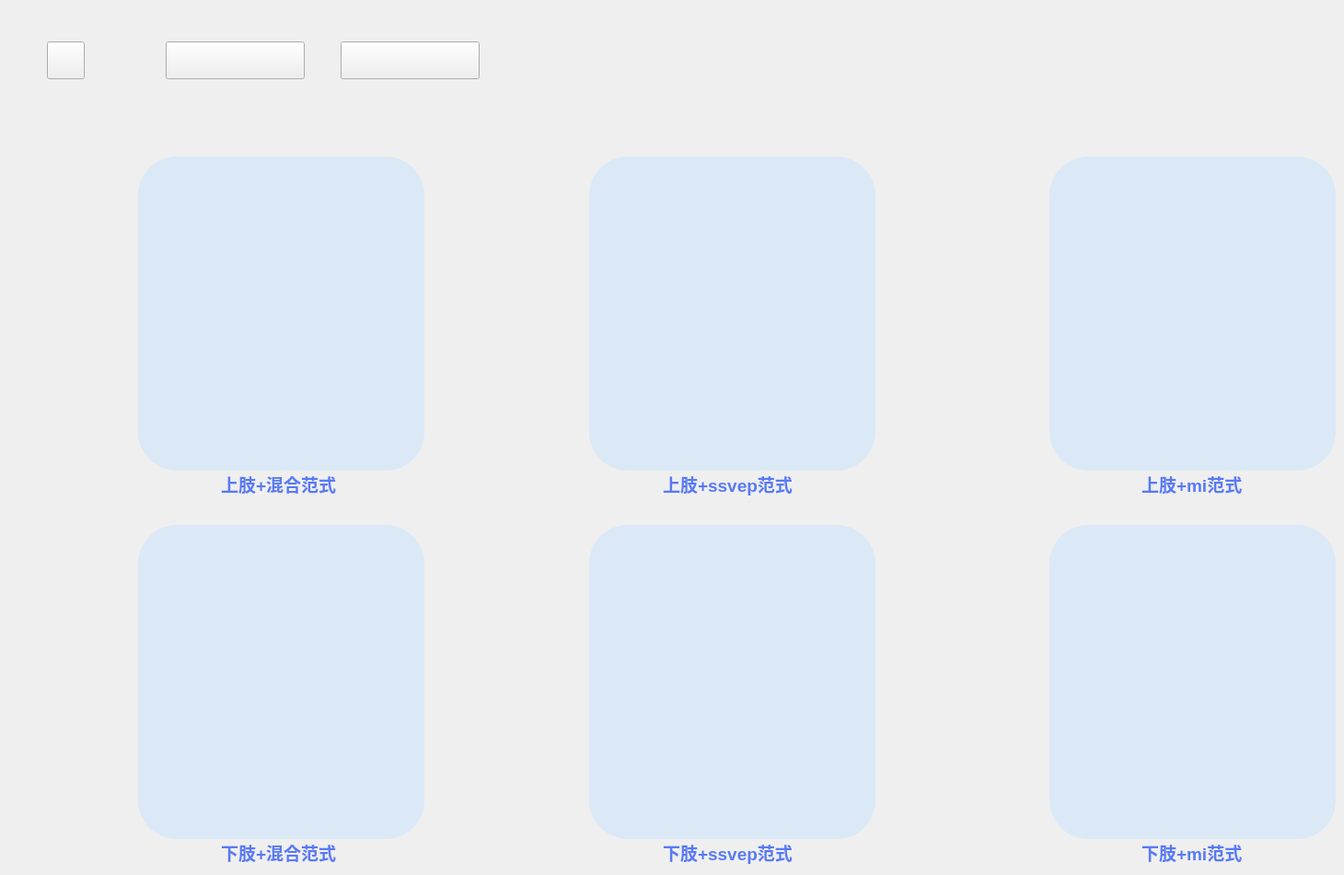
     <widget class="QWidget" name="tab_treat">
      <attribute name="title">
       <string>Tab 1</string>
      </attribute>
      <widget class="QPushButton" name="pushButton_tab1home">
       <property name="geometry">
        <rect>
         <x>51</x>
         <y>45</y>
         <width>41</width>
         <height>41</height>
        </rect>
       </property>
       <property name="styleSheet">
        <string notr="true">border-image: url(:/treat/pic/treat_home.png);</string>
       </property>
       <property name="text">
        <string/>
       </property>
      </widget>
      <widget class="QPushButton" name="pushButton_tab1select">
       <property name="geometry">
        <rect>
         <x>180</x>
         <y>45</y>
         <width>151</width>
         <height>41</height>
        </rect>
       </property>
       <property name="styleSheet">
        <string notr="true">border-image: url(:/treat/pic/treat_select.png);</string>
       </property>
       <property name="text">
        <string/>
       </property>
      </widget>
      <widget class="QPushButton" name="pushButton_tab1new">
       <property name="geometry">
        <rect>
         <x>370</x>
         <y>45</y>
         <width>151</width>
         <height>41</height>
        </rect>
       </property>
       <property name="styleSheet">
        <string notr="true">border-image: url(:/treat/pic/treat_new.png);</string>
       </property>
       <property name="text">
        <string/>
       </property>
      </widget>
      <widget class="QPushButton" name="pushButton_up_ssvep">
       <property name="geometry">
        <rect>
         <x>640</x>
         <y>170</y>
         <width>311</width>
         <height>341</height>
        </rect>
       </property>
       <property name="font">
        <font>
         <pointsize>14</pointsize>
         <bold>true</bold>
        </font>
       </property>
       <property name="styleSheet">
        <string notr="true">QPushButton#pushButton_up_ssvep { background-color: #DBE9F7; border-radius: 42px;
border-image: url(:/main/pic/main_up_ssvep.png); }
QPushButton#pushButton_up_ssvep:pressed { border-image: url(:/main/pic/main_up_click_ssvep.png); }</string>
       </property>
       <property name="text">
        <string/>
       </property>
      </widget>
      <widget class="QPushButton" name="pushButton_up_ssmvep">
       <property name="geometry">
        <rect>
         <x>150</x>
         <y>170</y>
         <width>311</width>
         <height>341</height>
        </rect>
       </property>
       <property name="font">
        <font>
         <pointsize>14</pointsize>
         <bold>true</bold>
        </font>
       </property>
       <property name="styleSheet">
        <string notr="true">QPushButton#pushButton_up_ssmvep { background-color: #DBE9F7; border-radius: 42px;
border-image: url(:/main/pic/main_up_ssmvep.png); }
QPushButton#pushButton_up_ssmvep:pressed { border-image: url(:/main/pic/main_up_click_ssmvep.png); }</string>
       </property>
       <property name="text">
        <string/>
       </property>
      </widget>
      <widget class="QPushButton" name="pushButton_up_mi">
       <property name="geometry">
        <rect>
         <x>1140</x>
         <y>170</y>
         <width>311</width>
         <height>341</height>
        </rect>
       </property>
       <property name="font">
        <font>
         <pointsize>14</pointsize>
         <bold>true</bold>
        </font>
       </property>
       <property name="styleSheet">
        <string notr="true">QPushButton#pushButton_up_mi { background-color: #DBE9F7; border-radius: 42px;
border-image: url(:/main/pic/main_up_mi.png); }
QPushButton#pushButton_up_mi:pressed { border-image: url(:/main/pic/main_up_click_mi.png); }</string>
       </property>
       <property name="text">
        <string/>
       </property>
      </widget>
      <widget class="QPushButton" name="pushButton_down_ssvep">
       <property name="geometry">
        <rect>
         <x>640</x>
         <y>570</y>
         <width>311</width>
         <height>341</height>
        </rect>
       </property>
       <property name="font">
        <font>
         <pointsize>14</pointsize>
         <bold>true</bold>
        </font>
       </property>
       <property name="styleSheet">
        <string notr="true">QPushButton#pushButton_down_ssvep { background-color: #DBE9F7; border-radius: 42px;
border-image: url(:/main/pic/main_down_ssvep.png); }
QPushButton#pushButton_down_ssvep:pressed { border-image: url(:/main/pic/main_down_click_ssvep.png); }</string>
       </property>
       <property name="text">
        <string/>
       </property>
      </widget>
      <widget class="QPushButton" name="pushButton_down_ssmvep">
       <property name="geometry">
        <rect>
         <x>150</x>
         <y>570</y>
         <width>311</width>
         <height>341</height>
        </rect>
       </property>
       <property name="font">
        <font>
         <pointsize>14</pointsize>
         <bold>true</bold>
        </font>
       </property>
       <property name="styleSheet">
        <string notr="true">QPushButton#pushButton_down_ssmvep { background-color: #DBE9F7; border-radius: 42px;
border-image: url(:/main/pic/main_down_ssmvep.png); }
QPushButton#pushButton_down_ssmvep:pressed { border-image: url(:/main/pic/main_down_click_ssmvep.png); }</string>
       </property>
       <property name="text">
        <string/>
       </property>
      </widget>
      <widget class="QPushButton" name="pushButton_down_mi">
       <property name="geometry">
        <rect>
         <x>1140</x>
         <y>570</y>
         <width>311</width>
         <height>341</height>
        </rect>
       </property>
       <property name="font">
        <font>
         <pointsize>14</pointsize>
         <bold>true</bold>
        </font>
       </property>
       <property name="styleSheet">
        <string notr="true">QPushButton#pushButton_down_mi { background-color: #DBE9F7; border-radius: 42px;
border-image: url(:/main/pic/main_down_mi.png); }
QPushButton#pushButton_down_mi:pressed { border-image: url(:/main/pic/main_down_click_mi.png); }</string>
       </property>
       <property name="text">
        <string/>
       </property>
      </widget>
      <widget class="QLabel" name="label_23">
       <property name="geometry">
        <rect>
         <x>720</x>
         <y>510</y>
         <width>151</width>
         <height>31</height>
        </rect>
       </property>
       <property name="font">
        <font>
         <pointsize>14</pointsize>
         <bold>true</bold>
        </font>
       </property>
       <property name="styleSheet">
        <string notr="true">color: rgb(88, 122, 244);</string>
       </property>
       <property name="text">
        <string>上肢+ssvep范式</string>
       </property>
      </widget>
      <widget class="QLabel" name="label_24">
       <property name="geometry">
        <rect>
         <x>240</x>
         <y>510</y>
         <width>131</width>
         <height>31</height>
        </rect>
       </property>
       <property name="font">
        <font>
         <pointsize>14</pointsize>
         <bold>true</bold>
        </font>
       </property>
       <property name="styleSheet">
        <string notr="true">color: rgb(88, 122, 244);</string>
       </property>
       <property name="text">
        <string>上肢+混合范式</string>
       </property>
      </widget>
      <widget class="QLabel" name="label_25">
       <property name="geometry">
        <rect>
         <x>1240</x>
         <y>510</y>
         <width>121</width>
         <height>31</height>
        </rect>
       </property>
       <property name="font">
        <font>
         <pointsize>14</pointsize>
         <bold>true</bold>
        </font>
       </property>
       <property name="styleSheet">
        <string notr="true">color: rgb(88, 122, 244);</string>
       </property>
       <property name="text">
        <string>上肢+mi范式</string>
       </property>
      </widget>
      <widget class="QLabel" name="label_27">
       <property name="geometry">
        <rect>
         <x>720</x>
         <y>910</y>
         <width>151</width>
         <height>31</height>
        </rect>
       </property>
       <property name="font">
        <font>
         <pointsize>14</pointsize>
         <bold>true</bold>
        </font>
       </property>
       <property name="styleSheet">
        <string notr="true">color: rgb(88, 122, 244);</string>
       </property>
       <property name="text">
        <string>下肢+ssvep范式</string>
       </property>
      </widget>
      <widget class="QLabel" name="label_28">
       <property name="geometry">
        <rect>
         <x>240</x>
         <y>910</y>
         <width>131</width>
         <height>31</height>
        </rect>
       </property>
       <property name="font">
        <font>
         <pointsize>14</pointsize>
         <bold>true</bold>
        </font>
       </property>
       <property name="styleSheet">
        <string notr="true">color: rgb(88, 122, 244);</string>
       </property>
       <property name="text">
        <string>下肢+混合范式</string>
       </property>
      </widget>
      <widget class="QLabel" name="label_29">
       <property name="geometry">
        <rect>
         <x>1240</x>
         <y>910</y>
         <width>121</width>
         <height>31</height>
        </rect>
       </property>
       <property name="font">
        <font>
         <pointsize>14</pointsize>
         <bold>true</bold>
        </font>
       </property>
       <property name="styleSheet">
        <string notr="true">color: rgb(88, 122, 244);</string>
       </property>
       <property name="text">
        <string>下肢+mi范式</string>
       </property>
      </widget>
     </widget>
